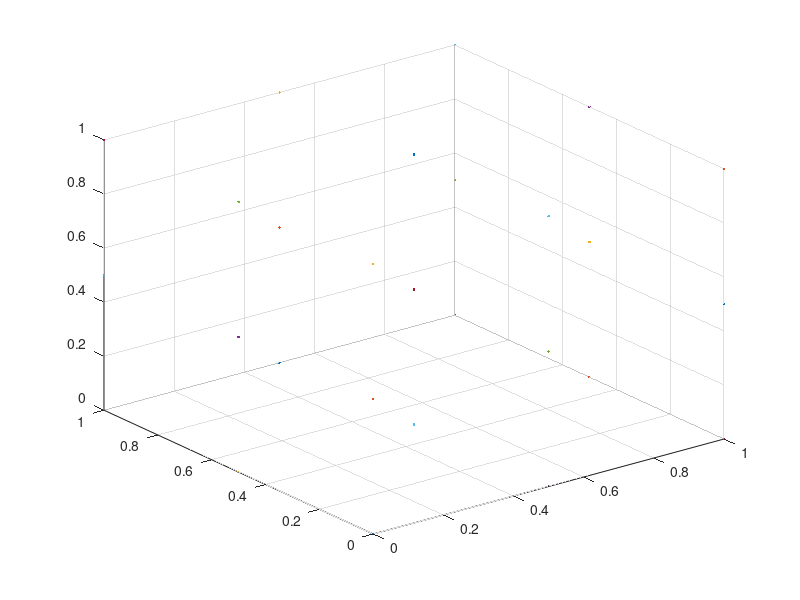

The MATLAB script that drew this image:
clc
clear all
px=0:0.5:1;
py=0:0.5:1;
pz=0:0.5:1;
[X,Y,Z]=meshgrid(px,py,pz);
r=0;
for i=1:length(px)
    for j=1:length(py)
        for k=1:length(pz)
            P=[X(i,j,k);Y(i,j,k);Z(i,j,k)]
            r=r+1;
            plot3(P(1),P(2),P(3),".")
            hold on
            grid on
        end
    end
end
r